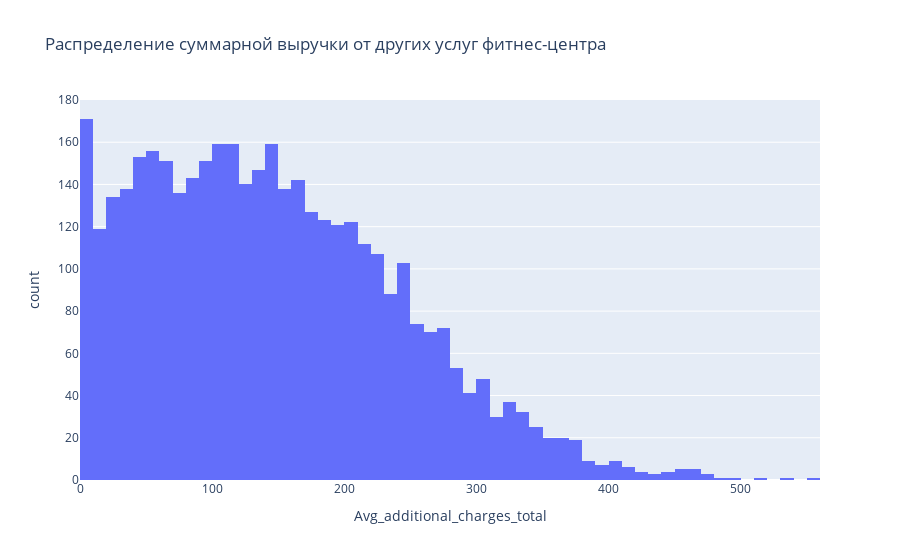

The code cell stored with this chart in its notebook:
### Code cell
fig_applicant_income = px.histogram(data, x='Avg_additional_charges_total', 
                                    title='Распределение суммарной выручки от других услуг фитнес-центра')
fig_applicant_income.show()

### Figure 1 — Plotly figure (JSON) as saved in the notebook; plotly's stock layout.template omitted (floating-point values rounded to 4 significant figures; data arrays with more than 128 entries replaced by an {"elided": "..."} marker saying what was removed)
{"data": [{"alignmentgroup": "True", "bingroup": "x", "hovertemplate": "Avg_additional_charges_total=%{x}<br>count=%{y}<extra></extra>", "legendgroup": "", "marker": {"color": "#636efa", "pattern": {"shape": ""}}, "name": "", "offsetgroup": "", "orientation": "v", "showlegend": false, "type": "histogram", "x": {"elided": "4000 float values"}, "xaxis": "x", "yaxis": "y"}], "layout": {"barmode": "relative", "legend": {"tracegroupgap": 0}, "title": {"text": "Распределение суммарной выручки от других услуг фитнес-центра"}, "xaxis": {"anchor": "y", "domain": [0, 1], "title": {"text": "Avg_additional_charges_total"}}, "yaxis": {"anchor": "x", "domain": [0, 1], "title": {"text": "count"}}}}
